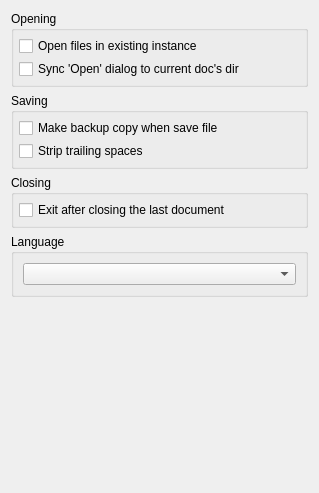
<?xml version="1.0" encoding="UTF-8"?>
<ui version="4.0">
 <class>MainSettingsPage</class>
 <widget class="QWidget" name="MainSettingsPage">
  <property name="geometry">
   <rect>
    <x>0</x>
    <y>0</y>
    <width>319</width>
    <height>493</height>
   </rect>
  </property>
  <property name="sizePolicy">
   <sizepolicy hsizetype="Fixed" vsizetype="Fixed">
    <horstretch>0</horstretch>
    <verstretch>0</verstretch>
   </sizepolicy>
  </property>
  <property name="windowTitle">
   <string/>
  </property>
  <layout class="QVBoxLayout" name="verticalLayout_4">
   <item>
    <widget class="QGroupBox" name="groupBox">
     <property name="title">
      <string>Opening</string>
     </property>
     <layout class="QVBoxLayout" name="verticalLayout">
      <property name="spacing">
       <number>3</number>
      </property>
      <property name="margin">
       <number>5</number>
      </property>
      <item>
       <widget class="QCheckBox" name="singleInstanceChk">
        <property name="toolTip">
         <string>Use existing instance of application when open files</string>
        </property>
        <property name="text">
         <string>Open files in existing instance</string>
        </property>
       </widget>
      </item>
      <item>
       <widget class="QCheckBox" name="syncOpenDlgChk">
        <property name="text">
         <string>Sync 'Open' dialog to current doc's dir</string>
        </property>
       </widget>
      </item>
     </layout>
    </widget>
   </item>
   <item>
    <widget class="QGroupBox" name="groupBox_3">
     <property name="title">
      <string>Saving</string>
     </property>
     <layout class="QVBoxLayout" name="verticalLayout_3">
      <property name="spacing">
       <number>3</number>
      </property>
      <property name="margin">
       <number>5</number>
      </property>
      <item>
       <widget class="QCheckBox" name="makeBackupChk">
        <property name="text">
         <string>Make backup copy when save file</string>
        </property>
       </widget>
      </item>
      <item>
       <widget class="QCheckBox" name="stripSpacesChk">
        <property name="text">
         <string>Strip trailing spaces</string>
        </property>
       </widget>
      </item>
     </layout>
    </widget>
   </item>
   <item>
    <widget class="QGroupBox" name="groupBox_2">
     <property name="title">
      <string>Closing</string>
     </property>
     <layout class="QVBoxLayout" name="verticalLayout_2">
      <property name="spacing">
       <number>3</number>
      </property>
      <property name="margin">
       <number>5</number>
      </property>
      <item>
       <widget class="QCheckBox" name="exitOnLastDocClosedChk">
        <property name="text">
         <string>Exit after closing the last document</string>
        </property>
       </widget>
      </item>
     </layout>
    </widget>
   </item>
   <item>
    <widget class="QGroupBox" name="groupBox_5">
     <property name="title">
      <string>Language</string>
     </property>
     <layout class="QVBoxLayout" name="verticalLayout_6">
      <item>
       <widget class="QComboBox" name="languageCmb"/>
      </item>
     </layout>
    </widget>
   </item>
   <item>
    <spacer>
     <property name="orientation">
      <enum>Qt::Vertical</enum>
     </property>
     <property name="sizeHint" stdset="0">
      <size>
       <width>188</width>
       <height>111</height>
      </size>
     </property>
    </spacer>
   </item>
  </layout>
 </widget>
 <tabstops>
  <tabstop>singleInstanceChk</tabstop>
  <tabstop>makeBackupChk</tabstop>
 </tabstops>
 <resources/>
 <connections/>
</ui>
